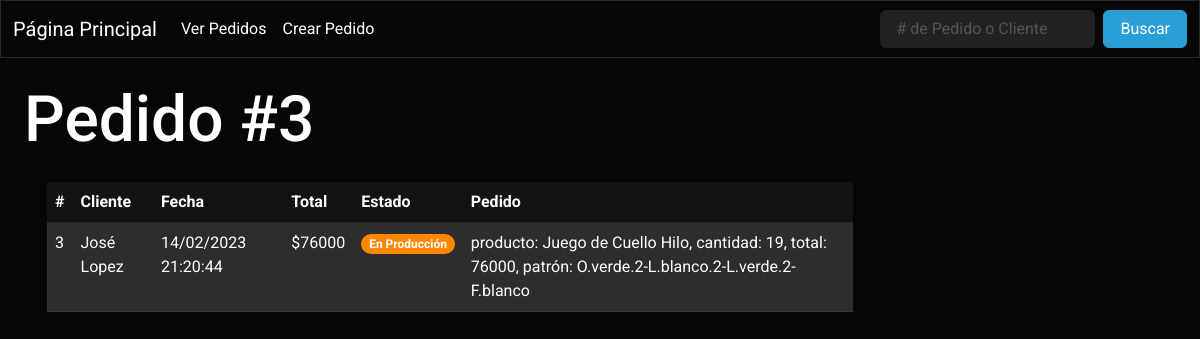
Screenshot of /pedidos/3 with the database file from the repository.
### tables this page shows
CREATE TABLE "Pedidos" ( -- Tabla que almacena los pedidos
    id INTEGER PRIMARY KEY AUTOINCREMENT NOT NULL, 
    cliente VARCHAR(255) NOT NULL,
    fecha VARCHAR(255) NOT NULL,
    total INT NOT NULL,
    estado TEXT NOT NULL,
    pedido TEXT NOT NULL
);

### app.py (the view)
@app.route('/pedidos/<id>') # Ruta que muestra un pedido en específico.
def verPedido(id): # El argumento es el id del caso a mostrar.
    query = f'SELECT * FROM Pedidos WHERE id = {id}' # Solicitud a realizar.
    pedidoDB = consultarQuery(query) # Ejecutar una solicitud SQL, guardar el resultado en una variable.
    if pedidoDB: # Sí la consulta arroja resultados.
        datos = {'titulo': f'Pedido #{id}'} # Datos a mostrar en la página.
        return render_template('pedido.html', datos=datos, pedidoDB=pedidoDB) # Devuelve la plantilla html y una variable con el pedido.
    else: # Sí la consulta no arroja resultados.
        flash(['No se encontraron pedidos con el #', f'{id}'], 'Rojo') # Se envía un mensaje, la categoría del mensaje y un dato a la próxima página en mostrarse.
        return redirect(url_for('pedidos')) # Se redirige al usuario a la ruta '/pedidos'.

### app.py (called while the page is built)
def crearCursor(database): # Genera un objeto cursor a traves de una base de datos.
    conn = None
    try: # Intenta conectarse a la base de datos.
        conn = sql.connect(database) # Establece conexión con la base de datos, y en caso de no existir, la crea.
    except sql.Error as error: # En caso de no lograr conectar a la DB mostrará el error por pantalla.
        print(error)
    finally: # En caso de lograr conectar, generará el objeto cursor y lo devolverá a traves de return.
        if conn:
            cursor = conn.cursor()
            return cursor, conn # Devuelve el objeto cursor y el objeto conn para cerrar la conexión a la base de datos al final.

def consultarQuery(query): # Función que realiza una consulta tomando como argumento una query SQL.
    cursor, conn = crearCursor(database) # Creando cursor y conexión con la base de datos.
    cursor.execute(query) # Ejecutar una solicitud con el cursor.
    respuesta = cursor.fetchall() # Se vuelcan los datos en una variable.
    conn.commit() # Aplicar cambios.
    conn.close() # Cerrar conexión.
    return respuesta # Se devuelven los datos recolectados.

### templates/pedido.html
{% extends "navbar.html" %}
{% block content %}
<div id="pagina">
    <h1>{{ datos['titulo'] }}</h1>
    <table class="table table-hover" id="tabla">
        <thead>
            <tr>
                <th scope="col">#</th>
                <th scope="col">Cliente</th>
                <th scope="col">Fecha</th>
                <th scope="col">Total</th>
                <th scope="col">Estado</th>
                <th scope="col">Pedido</th>
            </tr>
        </thead>
        <tbody>
            {% for pedido in pedidoDB %}
            <tr class="table-light">
                <td>{{ pedido[0] }}</td>
                <td>{{ pedido[1] }}</td>
                <td>{{ pedido[2] }}</td>
                <td>${{ pedido[3] }}</td>
                {% if pedido[4] == 'Pendiente': %}
                <td><span class="badge rounded-pill bg-danger">{{ pedido[4] }}</span></td>
                {% elif pedido[4] == 'En Producción': %}
                <td><span class="badge rounded-pill bg-warning">{{ pedido[4] }}</span></td>
                {% elif pedido[4] == 'Terminado': %}
                <td><span class="badge rounded-pill bg-primary">{{ pedido[4] }}</span></td>
                {% elif pedido[4] == 'Entregado': %}
                <td><span class="badge rounded-pill bg-success">{{ pedido[4] }}</span></td>
                {% else: %}
                <td><span class="badge rounded-pill bg-dark">{{ pedido[4] }}</span></td>
                {% endif %}
                <td>{{ pedido[5] }}</td>
            </tr>
            {% endfor %}
        </tbody>
    </table>
</div>
{% endblock %}

### static/css/main.css (style rules this page uses)
body { font-family: system-ui, -apple-system, BlinkMacSystemFont, 'Segoe UI', Roboto, Oxygen, Ubuntu, Cantarell, 'Open Sans', 'Helvetica Neue', sans-serif; background-color: black; color: white; }
#pagina { margin: 2%; }
#tabla { margin: 2%; max-width: 70%; }

### rows the page displays
Pedidos: id "3", cliente "José Lopez", fecha "14/02/2023 21:20:44", total "76000", estado "En Producción", pedido "producto: Juego de Cuello Hilo, cantidad: 19, total: 76000, patrón: O.verde.2-L.blanco.2-L.verde.2-F.blanco"

### other values shown
{{ datos['titulo'] }} "Pedido #3"
